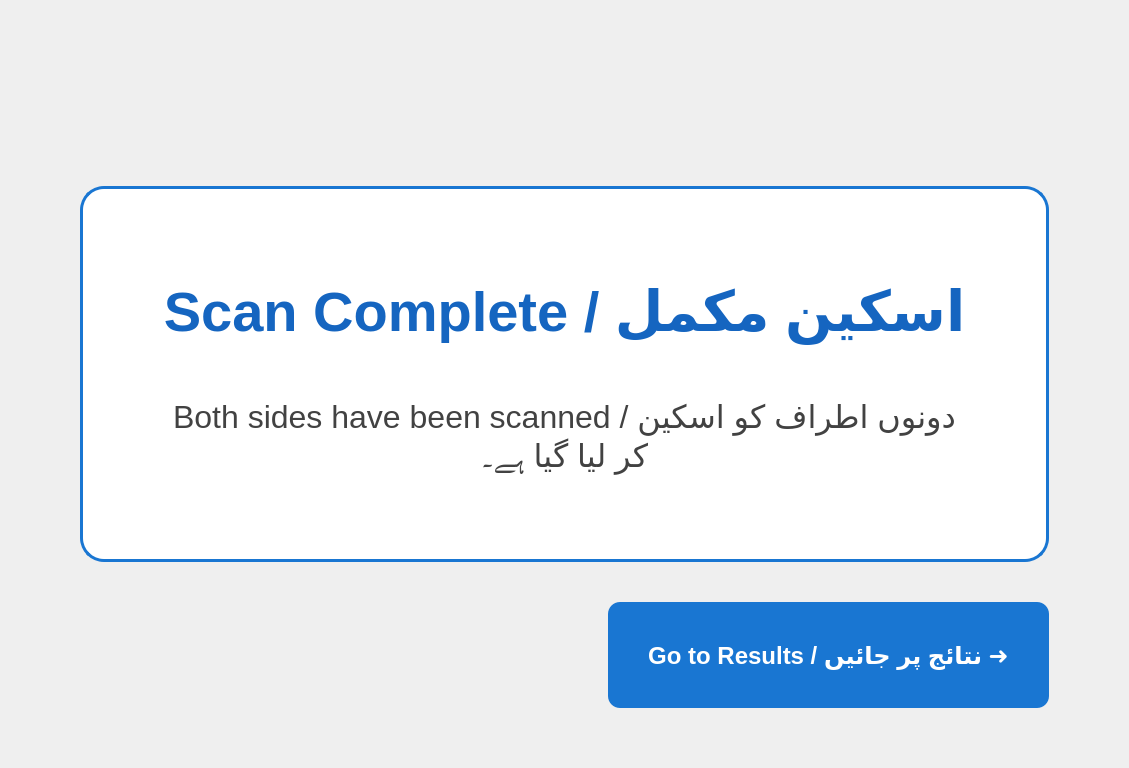
<?xml version="1.0" encoding="UTF-8"?>
<ui version="4.0">
 <class>ScanCompleteScreen</class>
 <widget class="QWidget" name="ScanCompleteScreen">
  <property name="geometry">
   <rect>
    <x>0</x>
    <y>0</y>
    <width>1024</width>
    <height>768</height>
   </rect>
  </property>
  <property name="windowTitle">
   <string>Part Scan Completed / حصہ اسکین مکمل</string>
  </property>
  <property name="styleSheet">
   <string notr="true">
/* --- Overall Background --- */
#ScanCompleteScreen {
    background: qlineargradient(x1:0, y1:0, x2:0, y2:1,
                                stop:0 #e8eaf6, stop:1 #f5f5f5);
    font-family: 'Segoe UI', Arial, sans-serif;
}

/* --- Main Container --- */
#mainFrame {
    background-color: white;
    border: 3px solid #1976d2;
    border-radius: 24px;
}

/* --- Title Label --- */
#titleLabel {
    color: #1565c0;
    font-size: 42pt;
    font-weight: 600;
    background: transparent;
}

/* --- Message Label --- */
#messageLabel {
    font-size: 24pt;
    font-weight: 400;
    color: #424242;
    background: transparent;
}

/* --- Results Button --- */
#resultsButton {
    background-color: #1976d2;
    color: white;
    font-size: 18pt;
    font-weight: 600;
    border-radius: 12px;
    padding: 18px 40px;
    border: none;
    min-width: 280px;
    min-height: 70px;
}

#resultsButton:hover {
    background-color: #1565c0;
    border: 2px solid #0d47a1;
}

#resultsButton:pressed {
    background-color: #0d47a1;
}
   </string>
  </property>
  
  <layout class="QVBoxLayout" name="mainLayout" stretch="2,6,2">
   <property name="spacing">
    <number>40</number>
   </property>
   <property name="leftMargin">
    <number>80</number>
   </property>
   <property name="topMargin">
    <number>60</number>
   </property>
   <property name="rightMargin">
    <number>80</number>
   </property>
   <property name="bottomMargin">
    <number>60</number>
   </property>
   
   <!-- Top Spacer -->
   <item>
    <spacer name="topSpacer">
     <property name="orientation">
      <enum>Qt::Vertical</enum>
     </property>
     <property name="sizeHint" stdset="0">
      <size>
       <width>20</width>
       <height>40</height>
      </size>
     </property>
    </spacer>
   </item>
   
   <!-- Main Container -->
   <item>
    <widget class="QFrame" name="mainFrame">
     <property name="frameShape">
      <enum>QFrame::StyledPanel</enum>
     </property>
     <layout class="QVBoxLayout" name="frameLayout">
      <property name="spacing">
       <number>40</number>
      </property>
      <property name="leftMargin">
       <number>80</number>
      </property>
      <property name="topMargin">
       <number>80</number>
      </property>
      <property name="rightMargin">
       <number>80</number>
      </property>
      <property name="bottomMargin">
       <number>80</number>
      </property>
      
      <!-- Title -->
      <item>
       <widget class="QLabel" name="titleLabel">
        <property name="text">
         <string>Scan Complete / اسکین مکمل</string>
        </property>
        <property name="alignment">
         <set>Qt::AlignCenter</set>
        </property>
       </widget>
      </item>
      
      <!-- Message -->
      <item>
       <widget class="QLabel" name="messageLabel">
        <property name="text">
         <string>Both sides have been scanned / دونوں اطراف کو اسکین کر لیا گیا ہے۔</string>
        </property>
        <property name="alignment">
         <set>Qt::AlignCenter</set>
        </property>
        <property name="wordWrap">
         <bool>true</bool>
        </property>
       </widget>
      </item>
     </layout>
    </widget>
   </item>
   
   <!-- Button Area -->
   <item>
    <layout class="QHBoxLayout" name="buttonLayout">
     <item>
      <spacer name="leftSpacer">
       <property name="orientation">
        <enum>Qt::Horizontal</enum>
       </property>
       <property name="sizeHint" stdset="0">
        <size>
         <width>40</width>
         <height>20</height>
        </size>
       </property>
      </spacer>
     </item>
     <item>
    <widget class="QPushButton" name="resultsButton">
     <property name="text">
      <string>Go to Results / نتائج پر جائیں ➜</string>
     </property>
       <property name="cursor">
        <cursorShape>PointingHandCursor</cursorShape>
       </property>
      </widget>
     </item>
    </layout>
   </item>
  </layout>
 </widget>
 <resources/>
 <connections/>
</ui>
